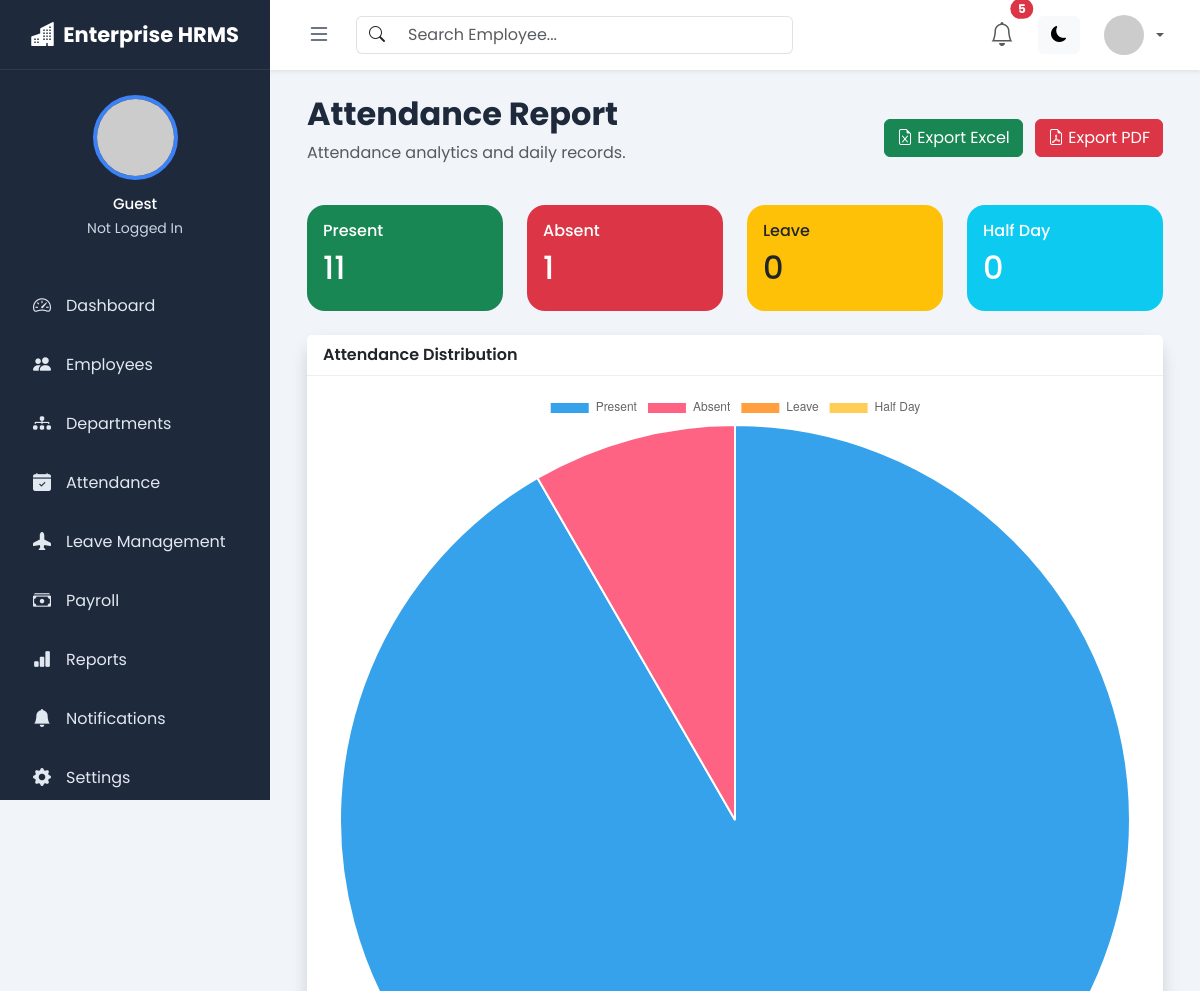
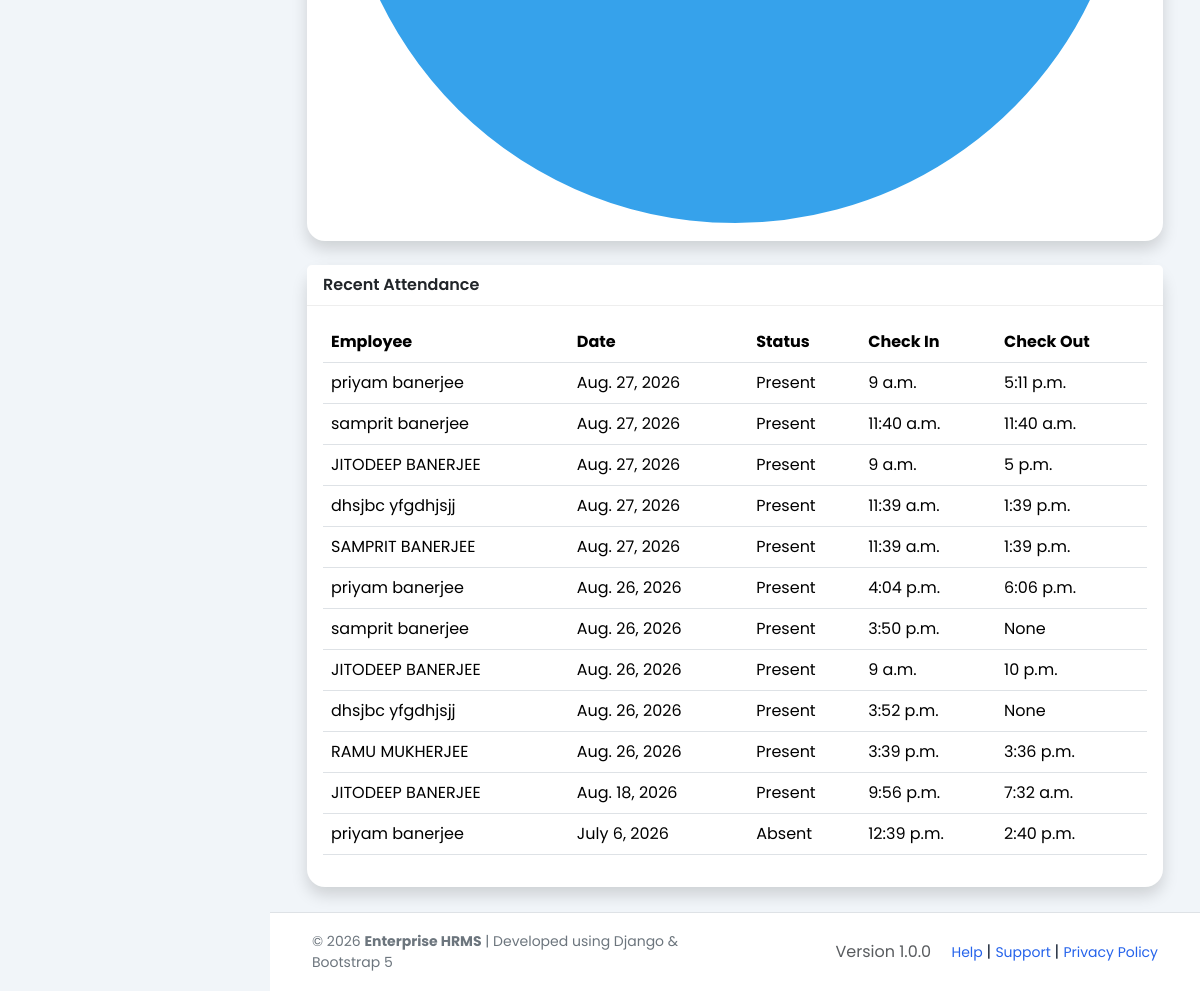
Screenshot of /reports/attendance/ with the database file from the repository (2 pictures, top to bottom).
### attendance/models.py (models this page shows, shortened)
class Attendance(models.Model):
    STATUS_CHOICES = [
        ("Present", "Present"),
        ("Half Day", "Half Day"),
        ("Leave", "Leave"),
    ]
    employee = models.ForeignKey(
        "employees.Employee",
        on_delete=models.CASCADE,
        related_name="attendances"
    )
    date = models.DateField()
    check_in = models.TimeField(
        null=True,
        blank=True
    )
    check_out = models.TimeField(
        null=True,
        blank=True
    )
    status = models.CharField(
        max_length=20,
        choices=STATUS_CHOICES,
        default="Present"
    )
    working_hours = models.DecimalField(
        max_digits=5,
        decimal_places=2,
        default=Decimal("0.00")
    )
    remarks = models.TextField(
        blank=True,
        null=True
    )
    created_at = models.DateTimeField(
        auto_now_add=True
    )
    updated_at = models.DateTimeField(
        auto_now=True
    )
    class Meta:
        ordering = [
            "-date",
            "-created_at"
        ]
        constraints = [
            models.UniqueConstraint(
                fields=[
                    "employee",
                    "date"
                ],
                name="unique_employee_attendance_per_day"
            )
        ]

### employees/models.py (models this page shows, shortened)
class Employee(models.Model):
    GENDER_CHOICES = (
        ("Male", "Male"),
        ("Female", "Female"),
        ("Other", "Other"),
    )
    employee_id = models.CharField(
        max_length=10,
        unique=True
    )
    first_name = models.CharField(
        max_length=100
    )
    last_name = models.CharField(
        max_length=100
    )
    email = models.EmailField(
        unique=True
    )
    phone = models.CharField(
        max_length=15,
        validators=[
            RegexValidator(
                regex=r"^\d+$",
                message="Phone number must contain only numerical digits."
            )
        ]
    )
    gender = models.CharField(
        max_length=10,
        choices=GENDER_CHOICES
    )
    date_of_birth = models.DateField()
    designation = models.CharField(
        max_length=100
    )
    department = models.ForeignKey(
        Department,
        on_delete=models.PROTECT,
        related_name="employees"
    )
    salary = models.DecimalField(
        max_digits=10,
        decimal_places=2
    )
    joining_date = models.DateField()
    is_active = models.BooleanField(
        default=True
    )
    profile_picture = models.ImageField(
        upload_to="employees/",
        blank=True,
        null=True
    )
    address = models.TextField()
    created_at = models.DateTimeField(
        auto_now_add=True
    )
    updated_at = models.DateTimeField(
        auto_now=True
    )
    class Meta:
        ordering = ["employee_id"]

### reports/views.py (the view, shortened to what this page needs)
def attendance_report(request):
    attendance = Attendance.objects.select_related(
        "employee"
    ).order_by("-date")[:20]
    context = {
        "attendance": attendance,
        "total_records": Attendance.objects.count(),
        "present_count": Attendance.objects.filter(
            status="Present"
        ).count(),
        "absent_count": Attendance.objects.filter(
            status="Absent"
        ).count(),
        "leave_count": Attendance.objects.filter(
            status="Leave"
        ).count(),
        "halfday_count": Attendance.objects.filter(
            status="Half Day"
        ).count(),
        "chart_labels": [
            "Present",
            "Absent",
            "Leave",
            "Half Day",
        ],
        "chart_values": [
            Attendance.objects.filter(status="Present").count(),
            Attendance.objects.filter(status="Absent").count(),
            Attendance.objects.filter(status="Leave").count(),
            Attendance.objects.filter(status="Half Day").count(),
        ],
    }
    return render(
        request,
        "reports/attendance_report.html",
        context
    )

### templates/reports/attendance_report.html (shortened to what this page needs)
{% extends 'layouts/base.html' %}
{% block content %}
<div class="container-fluid">
<div class="d-flex justify-content-between align-items-center mb-4">
<div>
<h2 class="fw-bold">
Attendance Report
</h2>
<p class="text-muted">
Attendance analytics and daily records.
</p>
</div>
<div>
<a href="{% url 'attendance_report_excel' %}"
class="btn btn-success me-2">
<i class="bi bi-file-earmark-excel"></i>
Export Excel
</a>
<a href="{% url 'attendance_report_pdf' %}"
class="btn btn-danger">
<i class="bi bi-file-earmark-pdf"></i>
Export PDF
</a>
</div>
</div>
<div class="row mb-4">
<div class="col-lg-3">
<div class="card bg-success text-white">
<div class="card-body">
<h6>Present</h6>
<h2>{{ present_count }}</h2>
</div>
</div>
</div>
<div class="col-lg-3">
<div class="card bg-danger text-white">
<div class="card-body">
<h6>Absent</h6>
<h2>{{ absent_count }}</h2>
</div>
</div>
</div>
<div class="col-lg-3">
<div class="card bg-warning">
<div class="card-body">
<h6>Leave</h6>
<h2>{{ leave_count }}</h2>
</div>
</div>
</div>
<div class="col-lg-3">
<div class="card bg-info text-white">
<div class="card-body">
<h6>Half Day</h6>
<h2>{{ halfday_count }}</h2>
</div>
</div>
</div>
</div>
<div class="card shadow mb-4">
<div class="card-header">
Attendance Distribution
</div>
<div class="card-body">
<canvas id="attendanceChart"></canvas>
</div>
</div>
<div class="card shadow">
<div class="card-header">
Recent Attendance
</div>
<div class="card-body">
<table class="table table-hover">
<thead>
<tr>
<th>Employee</th>
<th>Date</th>
<th>Status</th>
<th>Check In</th>
<th>Check Out</th>
</tr>
</thead>
<tbody>
{% for record in attendance %}
<tr>
<td>
{{ record.employee.first_name }}
{{ record.employee.last_name }}
</td>
<td>{{ record.date }}</td>
<td>{{ record.status }}</td>
<td>{{ record.check_in }}</td>
<td>{{ record.check_out }}</td>
</tr>
{% empty %}
<tr>
<td colspan="5">
No Attendance Records
</td>
</tr>
{% endfor %}
</tbody>
</table>
</div>
</div>
</div>
{% endblock %}
{% block extra_js %}
<script>
new Chart(
document.getElementById("attendanceChart"),
{
type:"pie",
data:{
labels:{{ chart_labels|safe }},
datasets:[{
data:{{ chart_values|safe }}
}]
}
}
);
</script>
{% endblock %}

### static/css/style.css (style rules this page uses)
* { margin: 0; padding: 0; box-sizing: border-box; }
html, body { width: 100%; min-height: 100%; }
body { font-family: 'Poppins', sans-serif; background: #f1f5f9; color: #1e293b; overflow-x: hidden; }

### static/css/dashboard.css (style rules this page uses)
.card { border:none; border-radius:18px; }
.card-header { background:white; border-bottom:1px solid #eee; font-weight:600; }
canvas { max-width:100%; }

### rows the page displays
Attendance: employee.first_name "priyam", employee.last_name "banerjee", date "Aug. 27, 2026", status "Present", check_in "9 a.m.", check_out "5:11 p.m."
Attendance: employee.first_name "samprit", employee.last_name "banerjee", date "Aug. 27, 2026", status "Present", check_in "11:40 a.m.", check_out "11:40 a.m."
Attendance: employee.first_name "JITODEEP", employee.last_name "BANERJEE", date "Aug. 27, 2026", status "Present", check_in "9 a.m.", check_out "5 p.m."
Attendance: employee.first_name "dhsjbc", employee.last_name "yfgdhjsjj", date "Aug. 27, 2026", status "Present", check_in "11:39 a.m.", check_out "1:39 p.m."
Attendance: employee.first_name "SAMPRIT", employee.last_name "BANERJEE", date "Aug. 27, 2026", status "Present", check_in "11:39 a.m.", check_out "1:39 p.m."
Attendance: employee.first_name "priyam", employee.last_name "banerjee", date "Aug. 26, 2026", status "Present", check_in "4:04 p.m.", check_out "6:06 p.m."
Attendance: employee.first_name "samprit", employee.last_name "banerjee", date "Aug. 26, 2026", status "Present", check_in "3:50 p.m.", check_out "None"
Attendance: employee.first_name "JITODEEP", employee.last_name "BANERJEE", date "Aug. 26, 2026", status "Present", check_in "9 a.m.", check_out "10 p.m."
Attendance: employee.first_name "dhsjbc", employee.last_name "yfgdhjsjj", date "Aug. 26, 2026", status "Present", check_in "3:52 p.m.", check_out "None"
Attendance: employee.first_name "RAMU", employee.last_name "MUKHERJEE", date "Aug. 26, 2026", status "Present", check_in "3:39 p.m.", check_out "3:36 p.m."
Attendance: employee.first_name "JITODEEP", employee.last_name "BANERJEE", date "Aug. 18, 2026", status "Present", check_in "9:56 p.m.", check_out "7:32 a.m."
Attendance: employee.first_name "priyam", employee.last_name "banerjee", date "July 6, 2026", status "Absent", check_in "12:39 p.m.", check_out "2:40 p.m."

### other values shown
{{ present_count }} "11"
{{ absent_count }} "1"
{{ leave_count }} "0"
{{ halfday_count }} "0"
chart data {{ chart_labels|safe }} ['Present', 'Absent', 'Leave', 'Half Day']
chart data {{ chart_values|safe }} [11, 1, 0, 0]
